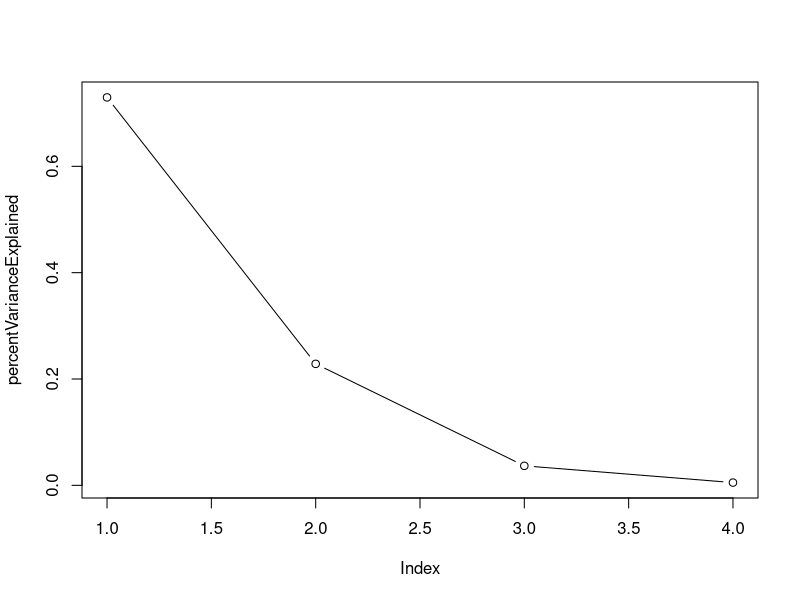
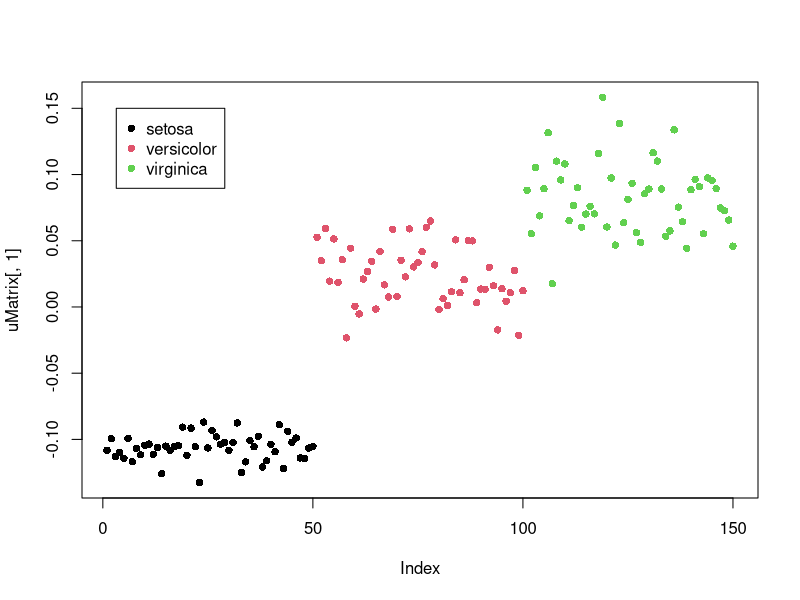
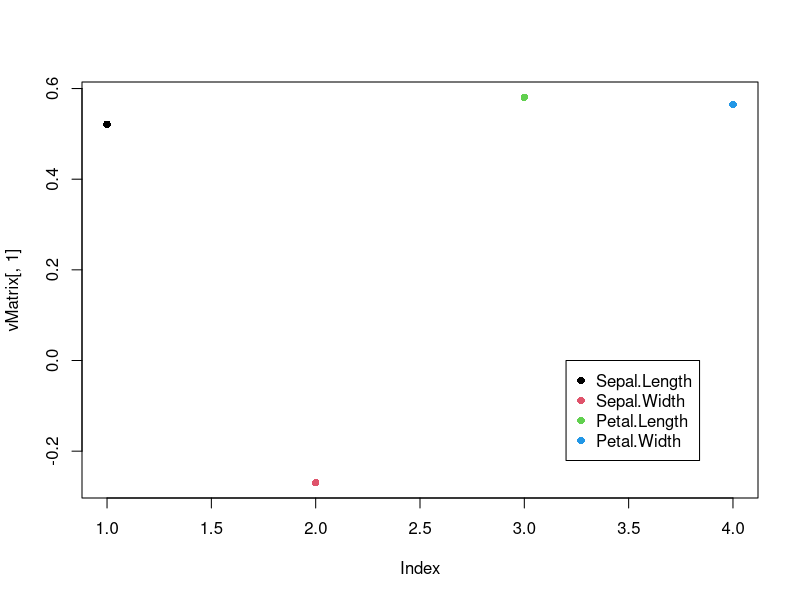
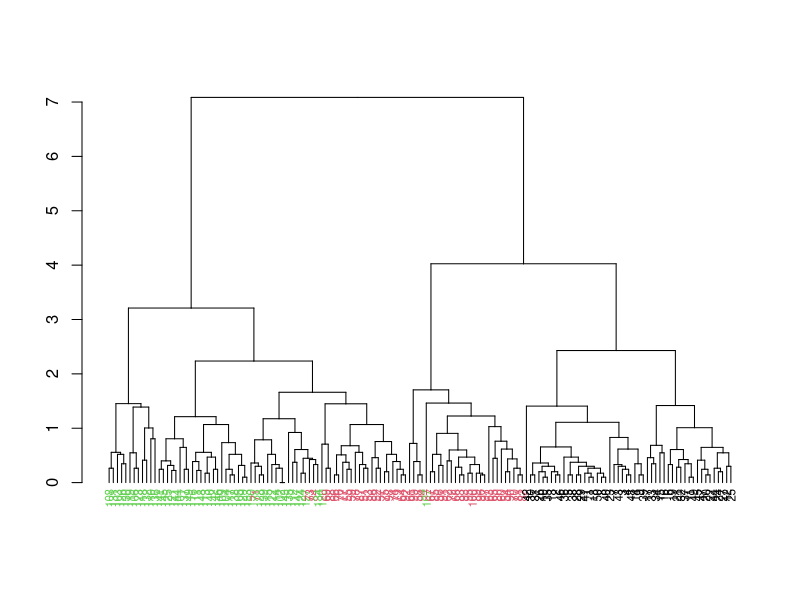
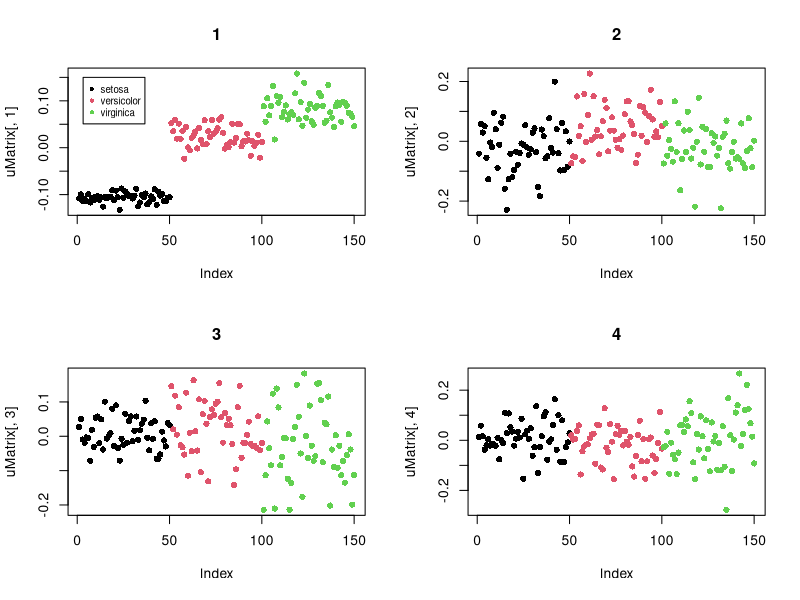
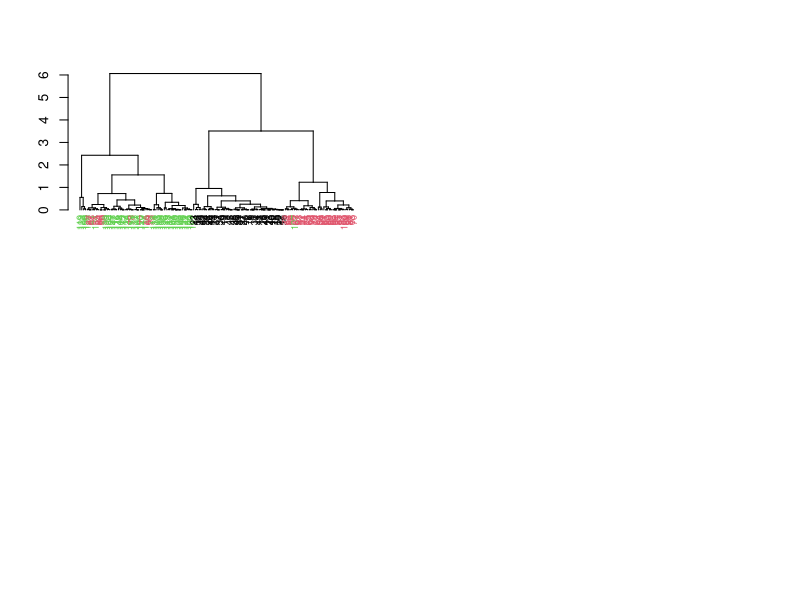
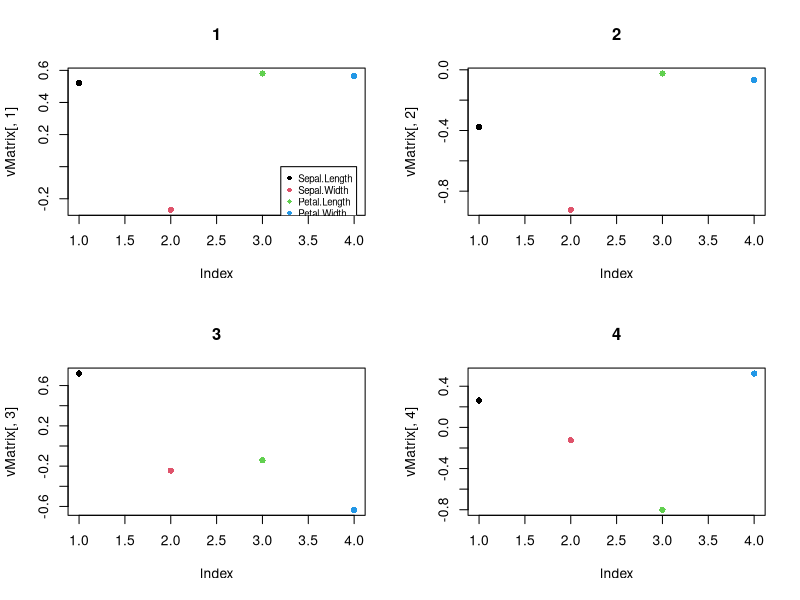
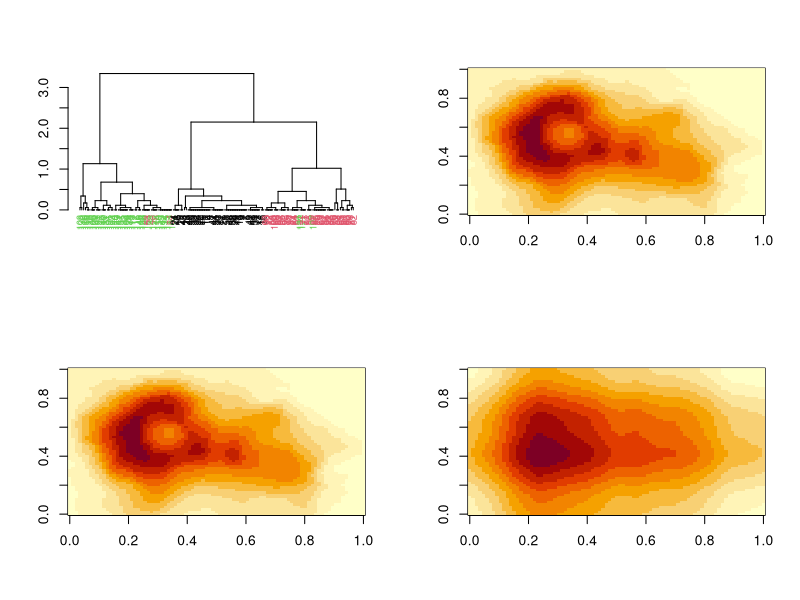

Write R code to recreate these figures, in order.
## ---- chunk 1
## For this paragraph we will use the iris data set.
data(iris)
## Only numerical values (we don't use Species, only the measurements)
irisVals <- iris[,1:4]
## ---- chunk 2
svdIris <- svd(scale(irisVals))
## ---- chunk 3
dVector <-  svdIris$d
uMatrix <- svdIris$u
vMatrix <- svdIris$v
## ---- chunk 4
percentVarianceExplained <- dVector^2/sum(dVector^2)
plot(percentVarianceExplained, type="b")
## ---- chunk 5
plot(uMatrix[,1], pch=16, col=factor(iris$Species))
legend(x=3.2, y=0.15, legend=unique(iris$Species), pch=16, col=1:4)
## ---- chunk 6
plot(vMatrix[,1], pch=16, col=1:4)
legend(x=3.2, y=0, legend=names(irisVals), pch=16, col=1:4)
## ---- chunk 7
reconstructedData <- uMatrix %*% diag(dVector) %*% t(vMatrix)
sum(scale(irisVals) - reconstructedData)
## ---- chunk 8
data(iris)
## Only numerical values (we don't use Species, only the measurements)
irisVals <- iris[,1:4]
## ---- chunk 9
distances <- as.matrix(dist(irisVals, method="euclidean"))
hclustTree <- hclust(as.dist(distances))
colorLabels <- factor(iris$Species)
dendrogramH <- as.dendrogram(hclustTree)
dendColored <- dendrapply(dendrogramH, FUN=function(n) {
    if(is.leaf(n)) {
        att <- attributes(n)
        attr(n, "nodePar") <- c(
            att$nodePar,
            list(lab.col = as.numeric(colorLabels[as.numeric(att$label)]), 
                 lab.cex=.7, cex=NA, pch=16 )
            )
    }
    return(n)
})
plot(dendColored, pch=NA)
## ---- chunk 10
svdIris <- svd(scale(irisVals))
dVector <-  svdIris$d
uMatrix <- svdIris$u
vMatrix <- svdIris$v
## ---- chunk 11
layout(matrix(c(1:4), nrow=2, byrow=TRUE))
plot(uMatrix[,1], pch=16, col=factor(iris$Species), main="1")
legend(x=3.2, y=0.15, legend=unique(iris$Species), pch=16, col=1:3, cex=0.7)
plot(uMatrix[,2], pch=16, col=factor(iris$Species), main="2")
plot(uMatrix[,3], pch=16, col=factor(iris$Species), main="3")
plot(uMatrix[,4], pch=16, col=factor(iris$Species), main="4")
## ---- chunk 12
compressedData <- as.matrix(uMatrix[,1]) %*% diag(as.matrix(dVector[1])) %*% t(vMatrix[,1])
distances <- as.matrix(dist(compressedData, method="euclidean"))
hclustTree <- hclust(as.dist(distances))
colorLabels <- factor(iris$Species)
dendrogramH <- as.dendrogram(hclustTree)
dendColored <- dendrapply(dendrogramH, FUN=function(n) {
    if(is.leaf(n)) {
        att <- attributes(n)
        attr(n, "nodePar") <- c(
            att$nodePar,
            list(lab.col = as.numeric(colorLabels[as.numeric(att$label)]), 
                 lab.cex=.7, cex=NA, pch=16 )
            )
    }
    return(n)
})
plot(dendColored, pch=NA)
## ---- chunk 13
layout(matrix(c(1:4), nrow=2, byrow=TRUE))
plot(vMatrix[,1], pch=16, col=1:4, main="1")
legend(x=3.2, y=0, legend=names(irisVals), pch=16, col=1:4, cex=0.7)
plot(vMatrix[,2], pch=16, col=1:4, main="2")
plot(vMatrix[,3], pch=16, col=1:4, main="3")
plot(vMatrix[,4], pch=16, col=1:4, main="4")
## ---- chunk 14
svdIris2 <- svd(scale(irisVals[, c("Petal.Length")]))
compressedData2 <- as.matrix(svdIris2$u[,1]) %*% diag(as.matrix(svdIris2$d[1])) %*% t(svdIris2$v[,1])
distances2 <- as.matrix(dist(compressedData2, method="euclidean"))
hclustTree2 <- hclust(as.dist(distances2))
colorLabels2 <- factor(iris$Species)
dendrogramH2 <- as.dendrogram(hclustTree2)
dendColored2 <- dendrapply(dendrogramH2, FUN=function(n) {
    if(is.leaf(n)) {
        att <- attributes(n)
        attr(n, "nodePar") <- c(
            att$nodePar,
            list(lab.col = as.numeric(colorLabels2[as.numeric(att$label)]), 
                 lab.cex=.7, cex=NA, pch=16 )
            )
    }
    return(n)
})
plot(dendColored2, pch=NA)
## ---- chunk 15
## For this paragraph we will use the volcano data, from topographic 
## information on Auckland's Maunga Whau Volcano. As this is topographic data, 
## no need to scale it.
data(volcano)
image(volcano)
svdVolcanoImg <- svd(volcano)
dVector <-  svdVolcanoImg$d
uMatrix <- svdVolcanoImg$u
vMatrix <- svdVolcanoImg$v
## ---- chunk 16
reconstructedImg <- uMatrix %*% diag(dVector) %*% t(vMatrix)
image(reconstructedImg)
## ---- chunk 17
compressedImg <- as.matrix(uMatrix[,1]) %*% diag(as.matrix(dVector[1])) %*% t(vMatrix[,1])
image(compressedImg)
## ---- chunk 18
compressedImg <- uMatrix[,1:3] %*% diag(dVector[1:3]) %*% t(vMatrix[,1:3])
image(compressedImg)
## ---- chunk 19
##For this paragraph we will use the iris data set.
data(iris)
## Only numerical values (we don't use Species, only the measurements)
irisVals <- iris[,1:4]
## ---- chunk 20
pcaOutput <- princomp(irisVals, cor=TRUE)
## ---- chunk 21
screeplot(pcaOutput, type="lines")
## ---- chunk 22
plot(x=(pcaOutput$sdev^2 / sum(pcaOutput$sdev^2)), type="b", ylab="% Variance explained")
## ---- chunk 23
plot(pcaOutput$scores[, c(1,2)], pch=16)
## ---- chunk 24
## Iris data
## Questions = Sepal.width, Sepal.length, Petal.width, Petal.length
## Respondents = Flower measurements
biplot(pcaOutput, cex=0.7, pc.biplot=TRUE, choices=c(1,2))
## ---- chunk 25
## Print "Standard deviation", "Proportion of Variance" and "Cumulative Proportion"
summary(pcaOutput)
## ---- chunk 26
prcOutput <- prcomp(irisVals, cor=TRUE)
## ---- chunk 27
summary(prcOutput)
## ---- chunk 28
screeplot(prcOutput, type="lines")
## ---- chunk 29
plot(prcOutput$x[, 1:2], pch=16)
## ---- chunk 30
## Iris data
## Questions = Sepal.width, Sepal.length, Petal.width, Petal.length
## Respondents = Flower measurements
biplot(prcOutput, cex=0.7, pc.biplot=TRUE)
